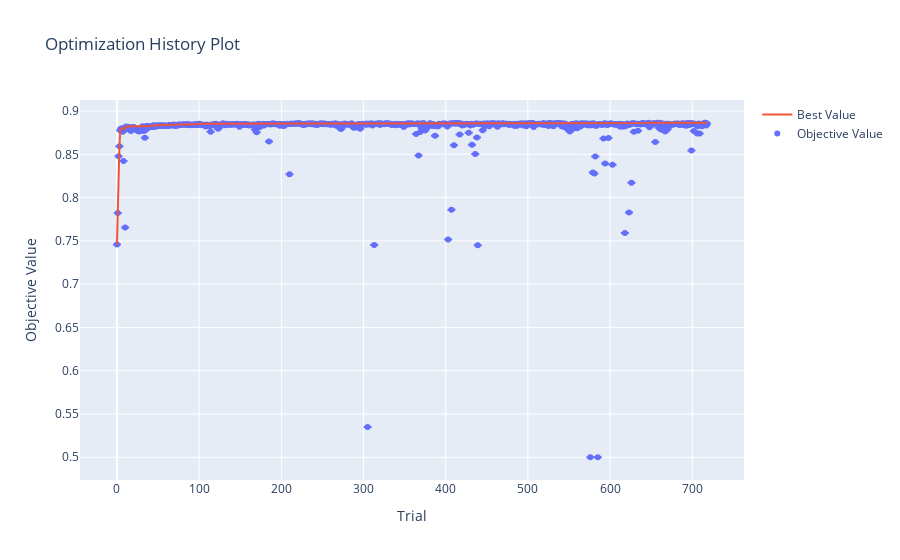

Write notebook code for a chart like this one.
### Code cell
# Plotting Optimization History
optimization_history_plot = vis.plot_optimization_history(study, error_bar=True)
optimization_history_plot.show()

### Figure 1 — Plotly figure (JSON) as saved in the notebook; plotly's stock layout.template omitted (floating-point values rounded to 4 significant figures; data arrays with more than 128 entries replaced by an {"elided": "..."} marker saying what was removed)
{"data": [{"error_y": {"array": {"elided": "719 int values"}, "type": "data", "visible": true}, "mode": "markers", "name": "Objective Value", "type": "scatter", "x": {"elided": "719 int values"}, "y": {"elided": "719 float values"}}, {"name": "Best Value", "type": "scatter", "x": {"elided": "719 int values"}, "y": {"elided": "719 float values"}}, {"line": {"width": 0.01}, "mode": "lines", "showlegend": false, "type": "scatter", "x": {"elided": "719 int values"}, "y": {"elided": "719 float values"}}, {"fill": "tonexty", "fillcolor": "rgba(255,0,0,0.2)", "mode": "none", "showlegend": false, "type": "scatter", "x": {"elided": "719 int values"}, "y": {"elided": "719 float values"}}], "layout": {"title": {"text": "Optimization History Plot"}, "xaxis": {"title": {"text": "Trial"}}, "yaxis": {"title": {"text": "Objective Value"}}}}
